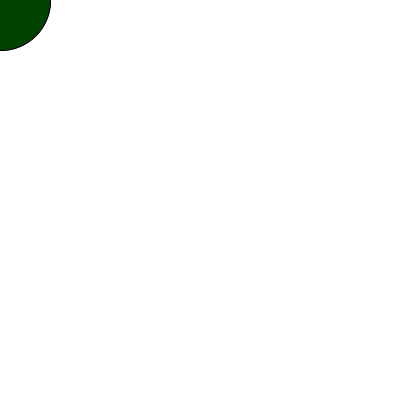
Frame 1 (no input)
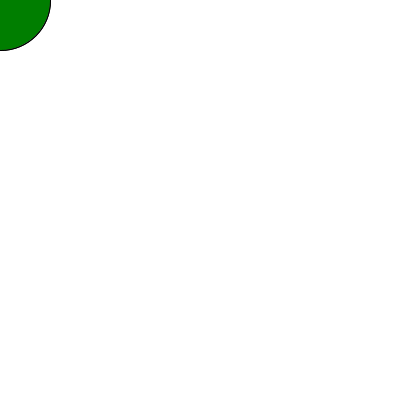
Frame 60 (the mouse pressed at the canvas centre just before this capture)
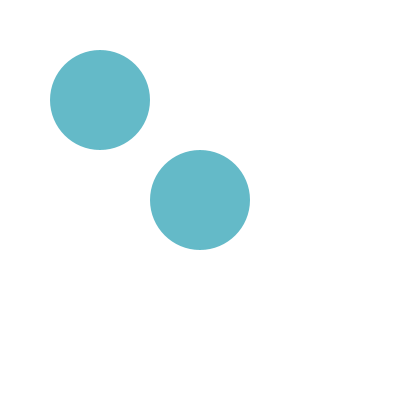
Frame 120 (the mouse held since frame 60 and released just before this capture)

The Processing sketch that drew these frames (run headless with seeded random() and noise(); from frame 60 on, the mouse is pressed at the canvas centre):

// Processing sketch: macauslandwilliam_LATE_1669_344079_part_1
// ── macauslandwilliam_LATE_1669_344079_part_1.pde
// Quiz Part 1: Moving Color Display
// Fill in the missing code to complete this interactive sketch

// Declare color component variables
float r;  // Red value 
float g;  // Green value
float b;  // Blue value
float circleSize;

void setup() {
  // Set the canvas size to 400x400
  size(400, 400); // 1/1
  
  // Initialize variables with random values between 0-255
  r = random(255);
  g = random(255);
  b = random(255);
  circleSize = 100;
  // 1/1
}

void draw() {
  // Set the background
  background(255);
  
  // Update color values based on mouse position
  r = mouseX/2;  // As mouse moves right, red increases
  b = mouseY;  // As mouse moves down, blue increases
  g = g + 1;     // Green constantly increases
  // 1/1
  
  // Fill in the blank below to explain the purpose/function of this line
  g = g % 255;
  // EXPLANATION: This is modulo.Modula makes sure that the shape stays on the screen within the boundaries.
  // .5/1, in this case, it just ensures the green value specifically stays within a range of 0-255 and wraps it around when it increases past 255
  
  // Set fill color using our variables
  fill(r, g, b);
  // 1/1
  
  
  // Draw circles of different sizes (use circleSize variable).
  // One circle should be at center of canvas, the other following the mouse.
  circle(mouseX, mouseY, 100);
  circle(mouseX/2, mouseY/2, 100);
  // .5/2, circles should be different sizes, and second circle should be centered on the screen
  
  // Print current color values on separate lines
  float("Red: " + r);
  float("Green: " + g);
  float("Blue: " + b);
  // 0/2: this doesnt print! just needed to do println("Red: " + r);
}

void mousePressed() {
  // When mouse is pressed, give circleSize a random value 
  // between 50 and 150
    circle(mouseX, mouseY, random(50,150));
  circleSize = random(50, 150);
  noStroke();
  fill(r, g, b);
  // 1/1
  // this works, but all you needed was circleSize = random(50, 150);
  
}

// TOTAL: 6/10
